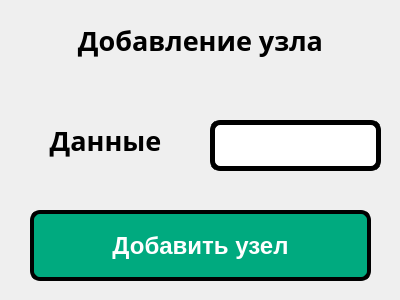
<?xml version="1.0" encoding="UTF-8"?>
<ui version="4.0">
 <class>AddWindow</class>
 <widget class="QDialog" name="AddWindow">
  <property name="geometry">
   <rect>
    <x>0</x>
    <y>0</y>
    <width>400</width>
    <height>300</height>
   </rect>
  </property>
  <property name="sizePolicy">
   <sizepolicy hsizetype="Fixed" vsizetype="Fixed">
    <horstretch>0</horstretch>
    <verstretch>0</verstretch>
   </sizepolicy>
  </property>
  <property name="minimumSize">
   <size>
    <width>400</width>
    <height>300</height>
   </size>
  </property>
  <property name="maximumSize">
   <size>
    <width>400</width>
    <height>300</height>
   </size>
  </property>
  <property name="windowTitle">
   <string>Add node</string>
  </property>
  <property name="styleSheet">
   <string notr="true">QLineEdit
{
	border: 5px solid rgb(0, 0, 0);
	border-radius: 10px;
	font: 16pt;
}

QLineEdit::focus
{
	border: 5px solid rgb(0, 170, 255);
	border-radius: 10px
}</string>
  </property>
  <widget class="QLabel" name="heading">
   <property name="geometry">
    <rect>
     <x>10</x>
     <y>10</y>
     <width>381</width>
     <height>61</height>
    </rect>
   </property>
   <property name="font">
    <font>
     <family>MS Reference Sans Serif</family>
     <pointsize>20</pointsize>
     <weight>75</weight>
     <bold>true</bold>
    </font>
   </property>
   <property name="text">
    <string>Добавление узла</string>
   </property>
   <property name="alignment">
    <set>Qt::AlignCenter</set>
   </property>
  </widget>
  <widget class="QPushButton" name="addBtn">
   <property name="geometry">
    <rect>
     <x>30</x>
     <y>210</y>
     <width>341</width>
     <height>71</height>
    </rect>
   </property>
   <property name="font">
    <font>
     <family>MS Shell Dlg 2</family>
     <pointsize>18</pointsize>
     <weight>75</weight>
     <bold>true</bold>
    </font>
   </property>
   <property name="styleSheet">
    <string notr="true">QPushButton
{
	color: rgb(255, 255, 255);
	background-color: rgb(0, 170, 127);
	border: 4px solid black;
	border-radius: 10px;
}

QPushButton:hover
{
	color: rgb(255, 255, 255);
	background-color: rgb(30, 200, 157);
	border: 3px solid black;
}

QPushButton:pressed
{
	color: rgb(225, 225, 225);
	background-color: rgb(0, 140, 97);
	border: 5px solid black;
}</string>
   </property>
   <property name="text">
    <string>Добавить узел</string>
   </property>
  </widget>
  <widget class="QLabel" name="data">
   <property name="geometry">
    <rect>
     <x>10</x>
     <y>110</y>
     <width>191</width>
     <height>61</height>
    </rect>
   </property>
   <property name="font">
    <font>
     <family>MS Reference Sans Serif</family>
     <pointsize>20</pointsize>
     <weight>75</weight>
     <bold>true</bold>
    </font>
   </property>
   <property name="text">
    <string>Данные</string>
   </property>
   <property name="alignment">
    <set>Qt::AlignCenter</set>
   </property>
  </widget>
  <widget class="QLineEdit" name="addText">
   <property name="geometry">
    <rect>
     <x>210</x>
     <y>120</y>
     <width>171</width>
     <height>51</height>
    </rect>
   </property>
   <property name="text">
    <string/>
   </property>
  </widget>
 </widget>
 <resources/>
 <connections/>
</ui>
